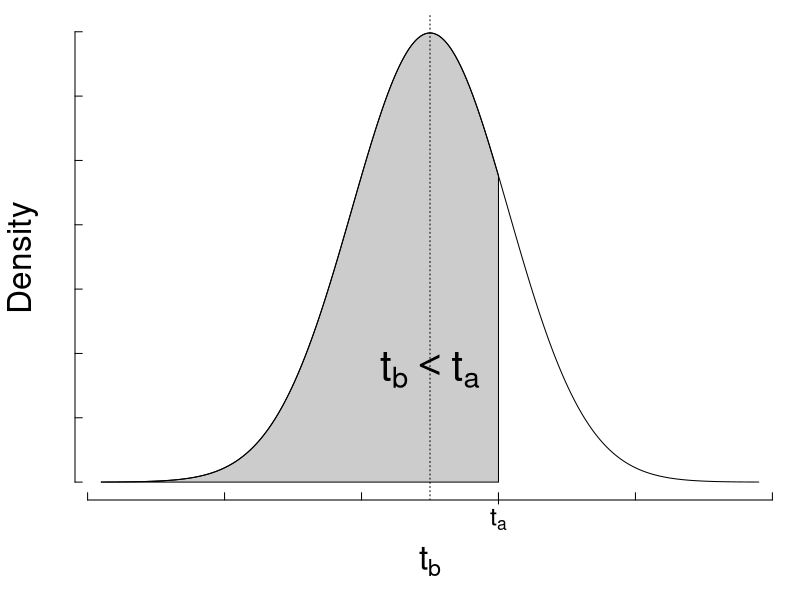

Reproduce this figure in R.
###########################################
# Header
oldpar <- par(no.readonly = TRUE)
oldwd <- getwd()
this.dir <- dirname(parent.frame(2)$ofile)
nombre.R <-  sys.frame(1)$ofile
require(tools)
nombre <- print(file_path_sans_ext(nombre.R))
pdf(paste0(nombre,".pdf"))
setwd(this.dir)
#setwd("~/gaming/materias/inferencia_bayesiana/trabajoFinal/imagenes")
#####################################

par(mar=c(5,3.75,.75,.75))



beta <- 2000/7
s_1 <- 2000
s_2 <- 1750
tb <-  s_1+s_2
D <- ( -1200+tb):(1200+tb)
ta <- s_1 + s_2 + 250

dnormal <- dnorm(D,s_1+s_2,beta)
plot(D,dnormal, type="l",lwd=1,axes = F,ann = F)

axis(side=2, labels=NA,cex.axis=0.6,tck=0.015)
axis(side=1, labels=NA,cex.axis=0.6,tck=0.015)
axis(lwd=0,side=1, at=0,las=0,cex.axis=1.33,line=-0.6)
axis(lwd=1,side=1, at=ta,labels=expression( t[a] ),las=0,cex.axis=1.5,line=-0.3)

mtext(text ="Density" ,side =2 ,line=2,cex=2)
mtext(text =expression( t[b] ) ,side =1 ,line=3,cex=2)
abline(v=tb,lty=3)

#segments(0,0,0,dnorm(0,s_1+s_2,beta))
base <- rep(0,length(D))
xx <- c(D[D<=ta],rev(D[D<=ta]))
yy <- c(base[D<=ta],rev(dnormal[D<=ta]) )
polygon(xx,yy,col=rgb(0,0,0,0.2))

mid <- length(D)%/%2
h <- dnormal[mid]/4
text(D[mid],h, expression(t[b]<t[a]), col = 1, cex=2.5)

#######################################
# end 
dev.off()
setwd(oldwd)
par(oldpar, new=F)
#########################################